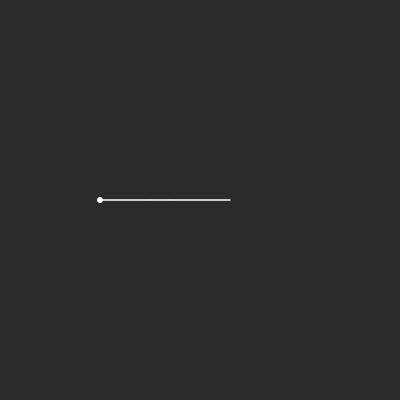
Frame 1 (no input)
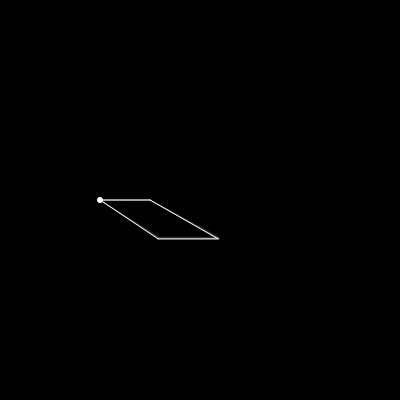
Frame 60 (no input)
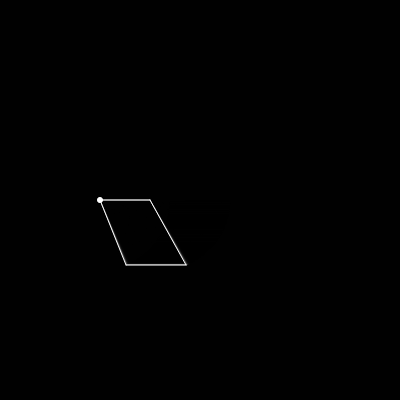
Frame 120 (the mouse pressed at the canvas centre since frame 60)

The p5.js sketch that drew these frames (run headless with seeded random() and noise() and a simulated clock; from frame 60 on, the mouse is pressed at the canvas centre):

// p5.js sketch
// ── sketch.js
let theta = 0;
let pathx = [];
let pathy = [];

function setup() {
	w = 400;
	h = 400;
	createCanvas(w,h);
	background(0,150);
}

function draw() {
	background(0,150);
	stroke(255);
	ellipse (w/4,h/2,5);
	let ground = new link (w/4, h/2, 50);
	ground.calculateEnd(0);
	let crank = new link (w/4, h/2, 70);
	crank.calculateEnd(theta);
	let coupler = new link (crank.dx, crank.dy, 60);
	coupler.calculateEnd(0);
	let out = new output (coupler.dx,coupler.dy, ground.dx, ground.dy);
	out.show();
	coupler.show();
	crank.show();
	ground.show();
	theta += 0.01;
	console.log(frameRate());
}

function link (x , y, length){
	this.x = x;
	this.y = y;
	this.dx;
	this.dy;
	this.length =length;

	this.calculateEnd = function(angle){
			this.dx = this.x + this.length*cos(angle); 
			this.dy = this.y + this.length*sin(angle);
		}
	this.show = function() {
		line(this.x, this.y, this.dx , this.dy);
		}
	}

function output (x , y, xend, yend ){
	this.x = x;
	this.y = y;
	this.dx = xend;
	this.dy = yend;
	this.show = function() {
		line(this.x, this.y, this.dx , this.dy);
		if(this.x == pathx[0] && this.y == pathy[0]){
			pathx = [];
			pathy = [];
		}
		pathx.push(this.x);
		pathy.push(this.y);

		
	}
	
}
